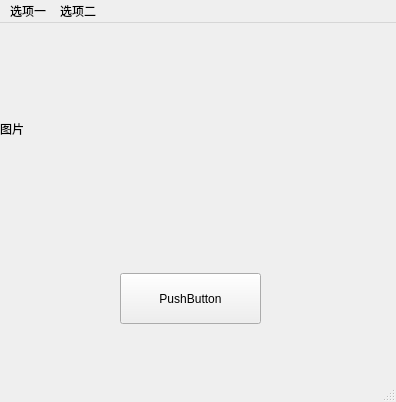
<?xml version="1.0" encoding="UTF-8"?>
<ui version="4.0">
 <class>MainWindow</class>
 <widget class="QMainWindow" name="MainWindow">
  <property name="geometry">
   <rect>
    <x>0</x>
    <y>0</y>
    <width>396</width>
    <height>402</height>
   </rect>
  </property>
  <property name="windowTitle">
   <string>窗口标题</string>
  </property>
  <widget class="QWidget" name="centralwidget">
   <widget class="QLabel" name="picLab">
    <property name="geometry">
     <rect>
      <x>0</x>
      <y>0</y>
      <width>391</width>
      <height>211</height>
     </rect>
    </property>
    <property name="text">
     <string>图片</string>
    </property>
   </widget>
   <widget class="QPushButton" name="showPicBtn">
    <property name="geometry">
     <rect>
      <x>120</x>
      <y>250</y>
      <width>141</width>
      <height>51</height>
     </rect>
    </property>
    <property name="text">
     <string>PushButton</string>
    </property>
   </widget>
  </widget>
  <widget class="QMenuBar" name="menubar">
   <property name="geometry">
    <rect>
     <x>0</x>
     <y>0</y>
     <width>396</width>
     <height>26</height>
    </rect>
   </property>
   <widget class="QMenu" name="menu">
    <property name="title">
     <string>选项一</string>
    </property>
    <addaction name="actiontuichu"/>
   </widget>
   <widget class="QMenu" name="menu_2">
    <property name="title">
     <string>选项二</string>
    </property>
   </widget>
   <addaction name="menu"/>
   <addaction name="menu_2"/>
  </widget>
  <widget class="QStatusBar" name="statusbar"/>
  <action name="actiontuichu">
   <property name="text">
    <string>退出</string>
   </property>
  </action>
 </widget>
 <resources/>
 <connections/>
</ui>
